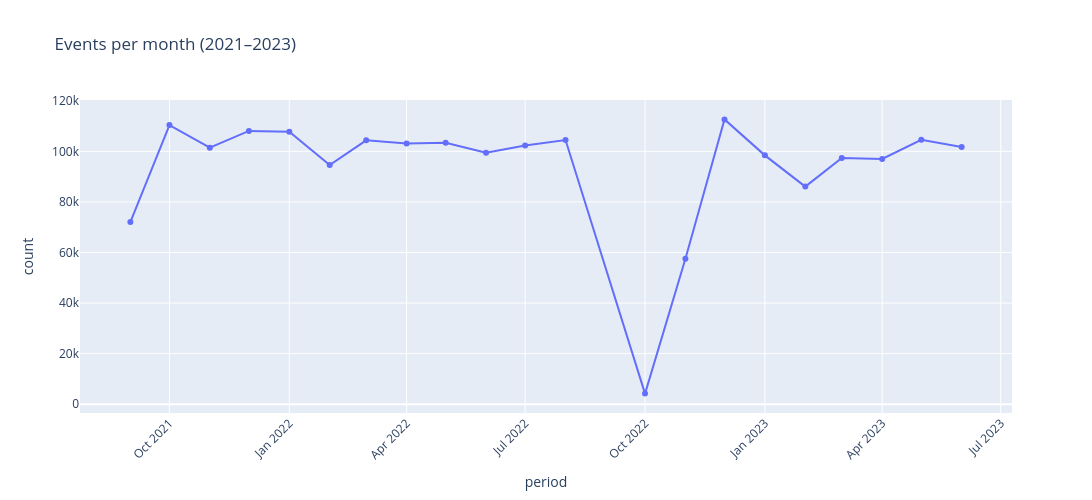

Source (notebook cell):
### Code cell
import plotly.express as px

monthly = df.groupby(['year', 'month']).size().reset_index(name='count')
monthly['period'] = monthly['year'].astype(str) + '-' + monthly['month'].astype(str).str.zfill(2)
monthly = monthly.sort_values('period')

fig = px.line(
    monthly,
    x='period',
    y='count',
    title='Events per month (2021–2023)',
    markers=True
)
fig.update_layout(xaxis_tickangle=-45, height=500, width=1200)
fig.show()
print(df.columns.tolist())

### Figure 1 — Plotly figure (JSON) as saved in the notebook; plotly's stock layout.template omitted (floating-point values rounded to 4 significant figures)
{"data": [{"hovertemplate": "period=%{x}<br>count=%{y}<extra></extra>", "legendgroup": "", "line": {"color": "#636efa", "dash": "solid"}, "marker": {"symbol": "circle"}, "mode": "lines+markers", "name": "", "orientation": "v", "showlegend": false, "type": "scatter", "x": ["2021-09", "2021-10", "2021-11", "2021-12", "2022-01", "2022-02", "2022-03", "2022-04", "2022-05", "2022-06", "2022-07", "2022-08", "2022-10", "2022-11", "2022-12", "2023-01", "2023-02", "2023-03", "2023-04", "2023-05", "2023-06"], "xaxis": "x", "y": [72030, 110386, 101450, 108078, 107764, 94591, 104359, 103115, 103417, 99448, 102313, 104466, 4168, 57543, 112636, 98409, 86044, 97373, 97017, 104559, 101756], "yaxis": "y"}], "layout": {"height": 500, "legend": {"tracegroupgap": 0}, "title": {"text": "Events per month (2021–2023)"}, "width": 1200, "xaxis": {"anchor": "y", "domain": [0, 1], "tickangle": -45, "title": {"text": "period"}}, "yaxis": {"anchor": "x", "domain": [0, 1], "title": {"text": "count"}}}}
